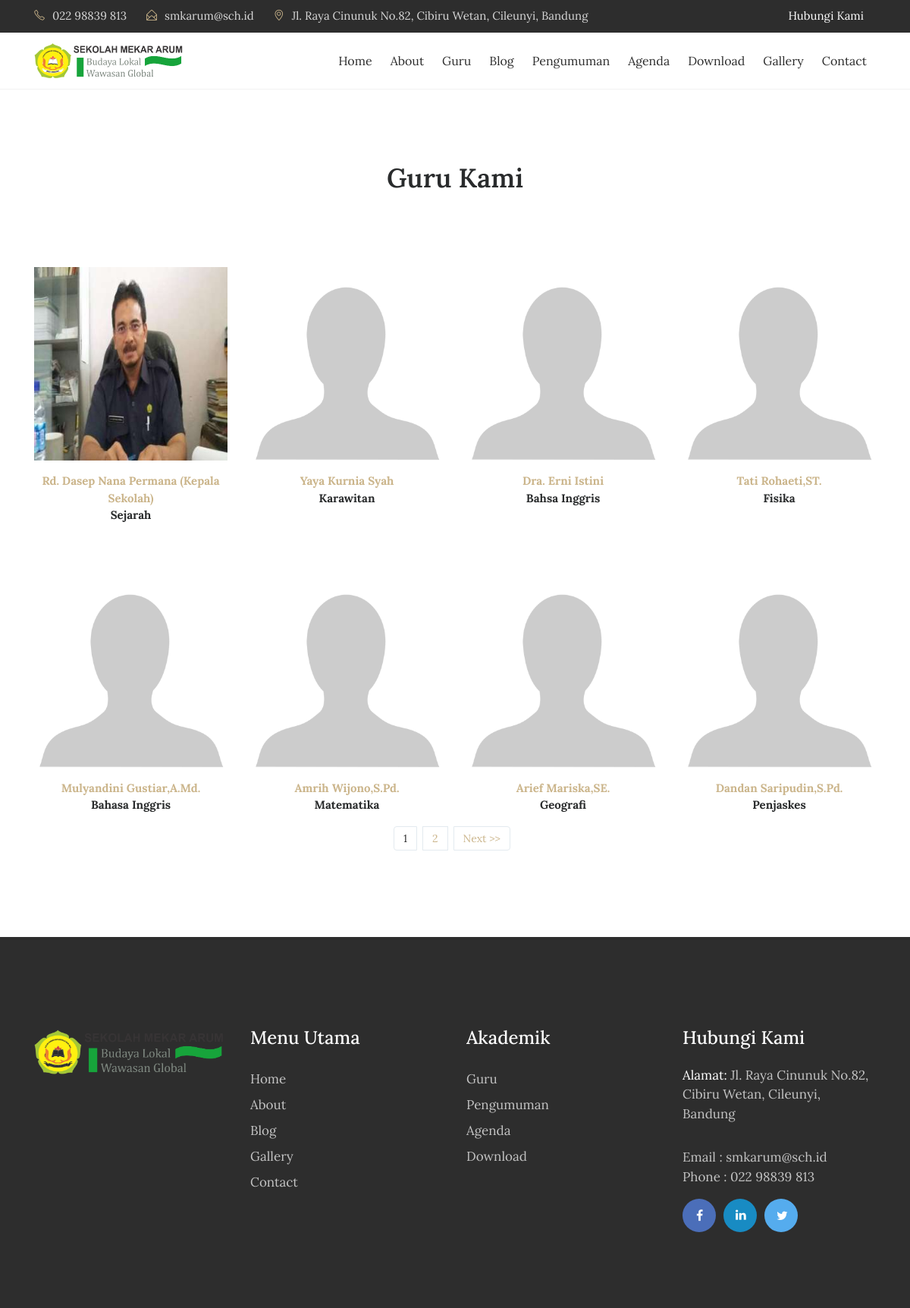
/index.php/guru, run on the app's committed database.
### tables this page shows
CREATE TABLE `tbl_guru` (
  `guru_id` int(11) NOT NULL,
  `guru_nip` varchar(30) DEFAULT NULL,
  `guru_nama` varchar(70) DEFAULT NULL,
  `guru_jenkel` varchar(2) DEFAULT NULL,
  `guru_tmp_lahir` varchar(80) DEFAULT NULL,
  `guru_tgl_lahir` varchar(80) DEFAULT NULL,
  `guru_mapel` varchar(120) DEFAULT NULL,
  `guru_photo` varchar(40) DEFAULT NULL,
  `guru_tgl_input` timestamp NULL DEFAULT CURRENT_TIMESTAMP
);

### index.php (called while the page is built, shortened)
<?php
require_once BASEPATH.'core/CodeIgniter.php';

### application/models/M_guru.php (called while the page is built, shortened)
<?php
class M_guru extends CI_Model{
	function guru_perpage($offset,$limit){
		$hsl=$this->db->query("SELECT * FROM tbl_guru limit $offset,$limit");
		return $hsl;
	}
}

### application/views/depan/v_guru.php (the view, shortened to what this page needs)
<!DOCTYPE html>
<html lang="en">
<head>
    <link rel="stylesheet" href="<?php echo base_url().'theme/css/bootstrap.min.css'?>">
    <link rel="stylesheet" href="<?php echo base_url().'theme/css/font-awesome.min.css'?>">
    <link rel="stylesheet" href="<?php echo base_url().'theme/css/simple-line-icons.css'?>">
    <link rel="stylesheet" href="<?php echo base_url().'theme/css/slick.css'?>">
    <link rel="stylesheet" href="<?php echo base_url().'theme/css/slick-theme.css'?>">
    <link rel="stylesheet" href="<?php echo base_url().'theme/css/owl.carousel.min.css'?>">
    <link href="<?php echo base_url().'theme/css/style.css'?>" rel="stylesheet">
</head>
<body>
  <div class="header-topbar">
      <div class="container">
          <div class="row">
              <div class="col-xs-6 col-sm-8 col-md-9">
                  <div class="header-top_address">
                      <div class="header-top_list">
                          <span class="icon-phone"></span>022 98839 813
                      </div>
                      <div class="header-top_list">
                          <span class="icon-envelope-open"></span>smkarum@sch.id
                      </div>
                      <div class="header-top_list">
                          <span class="icon-location-pin"></span>Jl. Raya Cinunuk No.82, Cibiru Wetan, Cileunyi, Bandung
                      </div>
                  </div>
              </div>
              <div class="col-xs-6 col-sm-4 col-md-3">
                  <div class="header-top_login mr-sm-3">
                      <a href="<?php echo site_url('contact');?>">Hubungi Kami</a>
                  </div>
              </div>
          </div>
      </div>
  </div>
  <div data-toggle="affix" style="border-bottom:solid 1px #f2f2f2;">
      <div class="container nav-menu2">
          <div class="row">
              <div class="col-md-12">
                  <nav class="navbar navbar2 navbar-toggleable-md navbar-light bg-faded">
                      <a href="<?php echo site_url('');?>" class="navbar-brand nav-brand2"><img class="img img-responsive" width="200px;" src="<?php echo base_url().'theme/images/logo-dark.png'?>"></a>
                      <div class="collapse navbar-collapse justify-content-end" id="navbarNavDropdown">
                          <ul class="navbar-nav">
                              <li class="nav-item">
                                  <a class="nav-link" href="<?php echo site_url('');?>">Home</a>
                              </li>
                              <li class="nav-item">
                                  <a class="nav-link" href="<?php echo site_url('about');?>">About</a>
                              </li>
                              <li class="nav-item">
                                  <a class="nav-link" href="<?php echo site_url('guru');?>">Guru</a>
                              </li>
                              <li class="nav-item">
                                  <a class="nav-link" href="<?php echo site_url('blog');?>">Blog</a>
                              </li>
                              <li class="nav-item">
                                  <a class="nav-link" href="<?php echo site_url('pengumuman');?>">Pengumuman</a>
                              </li>
                              <li class="nav-item">
                                  <a class="nav-link" href="<?php echo site_url('agenda');?>">Agenda</a>
                              </li>
                              <li class="nav-item">
                                  <a class="nav-link" href="<?php echo site_url('download');?>">Download</a>
                              </li>
                              <li class="nav-item">
                                  <a class="nav-link" href="<?php echo site_url('galeri');?>">Gallery</a>
                              </li>
                              <li class="nav-item">
                                <a class="nav-link" href="<?php echo site_url('contact');?>">Contact</a>
                              </li>
                        </ul>
                  </div>
                </nav>
              </div>
            </div>
          </div>
        </div>
    <section class="our-teachers">
        <div class="container">
            <div class="row">
                <div class="col-md-12">
                    <h2 class="mb-5">Guru Kami</h2>
                </div>
            </div>
            <div class="row">
                <?php foreach ($data->result() as $row) : ?>
                    <div class="col-xs-12 col-sm-6 col-md-3">
                        <div class="admission_insruction">
                          <?php if(empty($row->guru_photo)):?>
                            <img src="<?php echo base_url().'assets/images/blank.png';?>" class="img-fluid" alt="#">
                          <?php else:?>
                            <img src="<?php echo base_url().'assets/images/'.$row->guru_photo;?>" class="img-fluid" alt="#">
                          <?php endif;?>
                            <p class="text-center mt-3"><span><?php echo $row->guru_nama;?></span>
                                <br>
                                <?php echo $row->guru_mapel;?></p>
                        </div>
                    </div>
                <?php endforeach;?>
              </div>
            <nav><?php echo $page;?></nav>
        </div>
    </section>
    <footer>
        <div class="container">
            <div class="row">
                <div class="col-md-3">
                    <div class="foot-logo">
                        <a href="<?php echo site_url();?>">
                            <img src="<?php echo base_url().'theme/images/logo-white.png'?>" class="img-fluid" alt="footer_logo">
                        </a>
                        <p>
                        </div>
                    </div>
                    <div class="col-md-3">
                        <div class="sitemap">
                            <h3>Menu Utama</h3>
                            <ul>
                                <li><a href="<?php echo site_url();?>">Home</a></li>
                                <li><a href="<?php echo site_url('about');?>">About</a></li>
                                <li><a href="<?php echo site_url('artikel');?>">Blog </a></li>
                                <li><a href="<?php echo site_url('galeri');?>">Gallery</a></li>
                                <li><a href="<?php echo site_url('contact');?>">Contact</a></li>
                            </ul>
                        </div>
                    </div>
                    <div class="col-md-3">
                      <div class="sitemap">
                          <h3>Akademik</h3>
                          <ul>
                              <li><a href="<?php echo site_url('guru');?>">Guru</a></li>
                              <li><a href="<?php echo site_url('pengumuman');?>">Pengumuman</a></li>
                              <li><a href="<?php echo site_url('agenda');?>">Agenda</a></li>
                              <li><a href="<?php echo site_url('download');?>">Download</a></li>
                          </ul>
                      </div>
                    </div>
                    <div class="col-md-3">
                        <div class="address">
                            <h3>Hubungi Kami</h3>
                            <p><span>Alamat: </span> Jl. Raya Cinunuk No.82, Cibiru Wetan, Cileunyi, Bandung</p>
                            <p>Email : smkarum@sch.id
                                <br> Phone : 022 98839 813</p>
                                <ul class="footer-social-icons">
                                    <li><a href="#"><i class="fa fa-facebook fa-fb" aria-hidden="true"></i></a></li>
                                    <li><a href="#"><i class="fa fa-linkedin fa-in" aria-hidden="true"></i></a></li>
                                    <li><a href="#"><i class="fa fa-twitter fa-tw" aria-hidden="true"></i></a></li>
                                </ul>
                            </div>
                        </div>
                    </div>
                </div>
            </footer>
</body>
</html>

### application/controllers/Guru.php (shortened to what this page needs)
<?php
class Guru extends CI_Controller{
	function __construct(){
		$this->load->model('m_guru');
		$this->load->model('m_pengunjung');
	}
	function index(){
		$jum=$this->m_guru->guru();
        $page=$this->uri->segment(3);
        if(!$page):
            $offset = 0;
        else:
            $offset = $page;
        endif;
        $limit=8;
        $config['base_url'] = base_url() . 'guru/index/';
            $config['total_rows'] = $jum->num_rows();
            $config['per_page'] = $limit;
            $config['uri_segment'] = 3;
	          $config['full_tag_open']    = '<div class="pagging text-center"><nav><ul class="pagination justify-content-center">';
	          $config['full_tag_close']   = '</ul></nav></div>';
	          $config['num_tag_open']     = '<li class="page-item"><span class="page-link">';
	          $config['num_tag_close']    = '</span></li>';
	          $config['cur_tag_open']     = '<li class="page-item"><span class="page-link">';
	          $config['cur_tag_close']    = '<span class="sr-only">(current)</span></span></li>';
	          $config['next_tag_open']    = '<li class="page-item"><span class="page-link">';
	          $config['next_tagl_close']  = '<span aria-hidden="true">&raquo;</span></span></li>';
	          $config['prev_tag_open']    = '<li class="page-item"><span class="page-link">';
	          $config['prev_tagl_close']  = '</span>Next</li>';
	          $config['first_tag_open']   = '<li class="page-item"><span class="page-link">';
	          $config['first_tagl_close'] = '</span></li>';
	          $config['last_tag_open']    = '<li class="page-item"><span class="page-link">';
	          $config['last_tagl_close']  = '</span></li>';
            $config['first_link'] = 'Awal';
            $config['last_link'] = 'Akhir';
            $config['next_link'] = 'Next >>';
            $config['prev_link'] = '<< Prev';
            $this->pagination->initialize($config);
            $x['page'] =$this->pagination->create_links();
						$x['data']=$this->m_guru->guru_perpage($offset,$limit);
						$this->load->view('depan/v_guru',$x);
	}
}

### data on the page
tbl_guru: guru_photo (picture), guru_nama "Rd. Dasep Nana Permana (Kepala Sekolah)", guru_mapel "Sejarah"
tbl_guru: guru_nama "Yaya Kurnia Syah", guru_mapel "Karawitan"
tbl_guru: guru_nama "Dra. Erni Istini", guru_mapel "Bahsa Inggris"
tbl_guru: guru_nama "Tati Rohaeti,ST.", guru_mapel "Fisika"
tbl_guru: guru_nama "Mulyandini Gustiar,A.Md.", guru_mapel "Bahasa Inggris"
tbl_guru: guru_nama "Amrih Wijono,S.Pd.", guru_mapel "Matematika"
tbl_guru: guru_nama "Arief Mariska,SE.", guru_mapel "Geografi"
tbl_guru: guru_nama "Dandan Saripudin,S.Pd.", guru_mapel "Penjaskes"

### other printed values
$page "1 2 Next >>"
